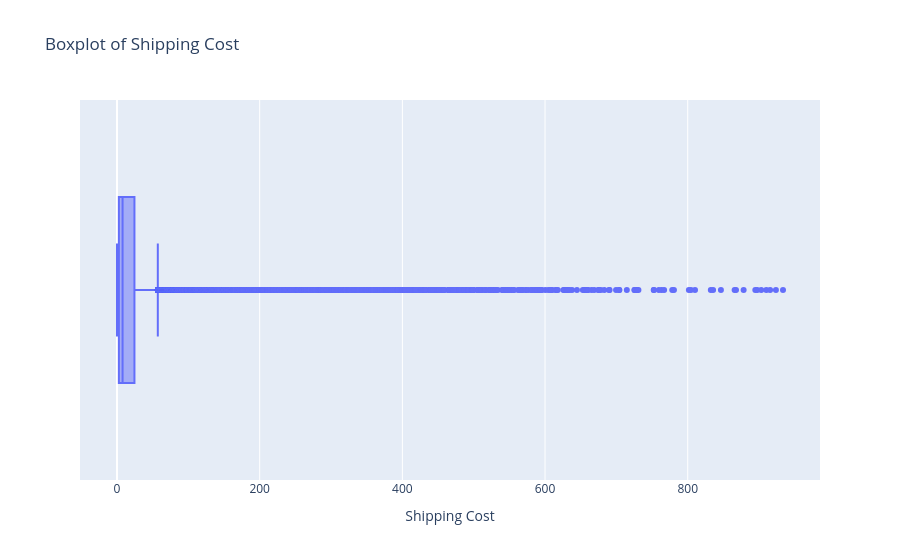

The cell this chart's notebook holds for it:
### Code cell
fig = px.box(sales, x='Shipping Cost', title='Boxplot of Shipping Cost')
fig.show()

### Figure 1 — Plotly figure (JSON) as saved in the notebook; plotly's stock layout.template omitted (floating-point values rounded to 4 significant figures; data arrays with more than 128 entries replaced by an {"elided": "..."} marker saying what was removed)
{"data": [{"alignmentgroup": "True", "hovertemplate": "Shipping Cost=%{x}<extra></extra>", "legendgroup": "", "marker": {"color": "#636efa"}, "name": "", "notched": false, "offsetgroup": "", "orientation": "h", "showlegend": false, "type": "box", "x": {"elided": "51290 float values"}, "x0": " ", "xaxis": "x", "y0": " ", "yaxis": "y"}], "layout": {"boxmode": "group", "legend": {"tracegroupgap": 0}, "title": {"text": "Boxplot of Shipping Cost"}, "xaxis": {"anchor": "y", "domain": [0, 1], "title": {"text": "Shipping Cost"}}, "yaxis": {"anchor": "x", "domain": [0, 1]}}}
